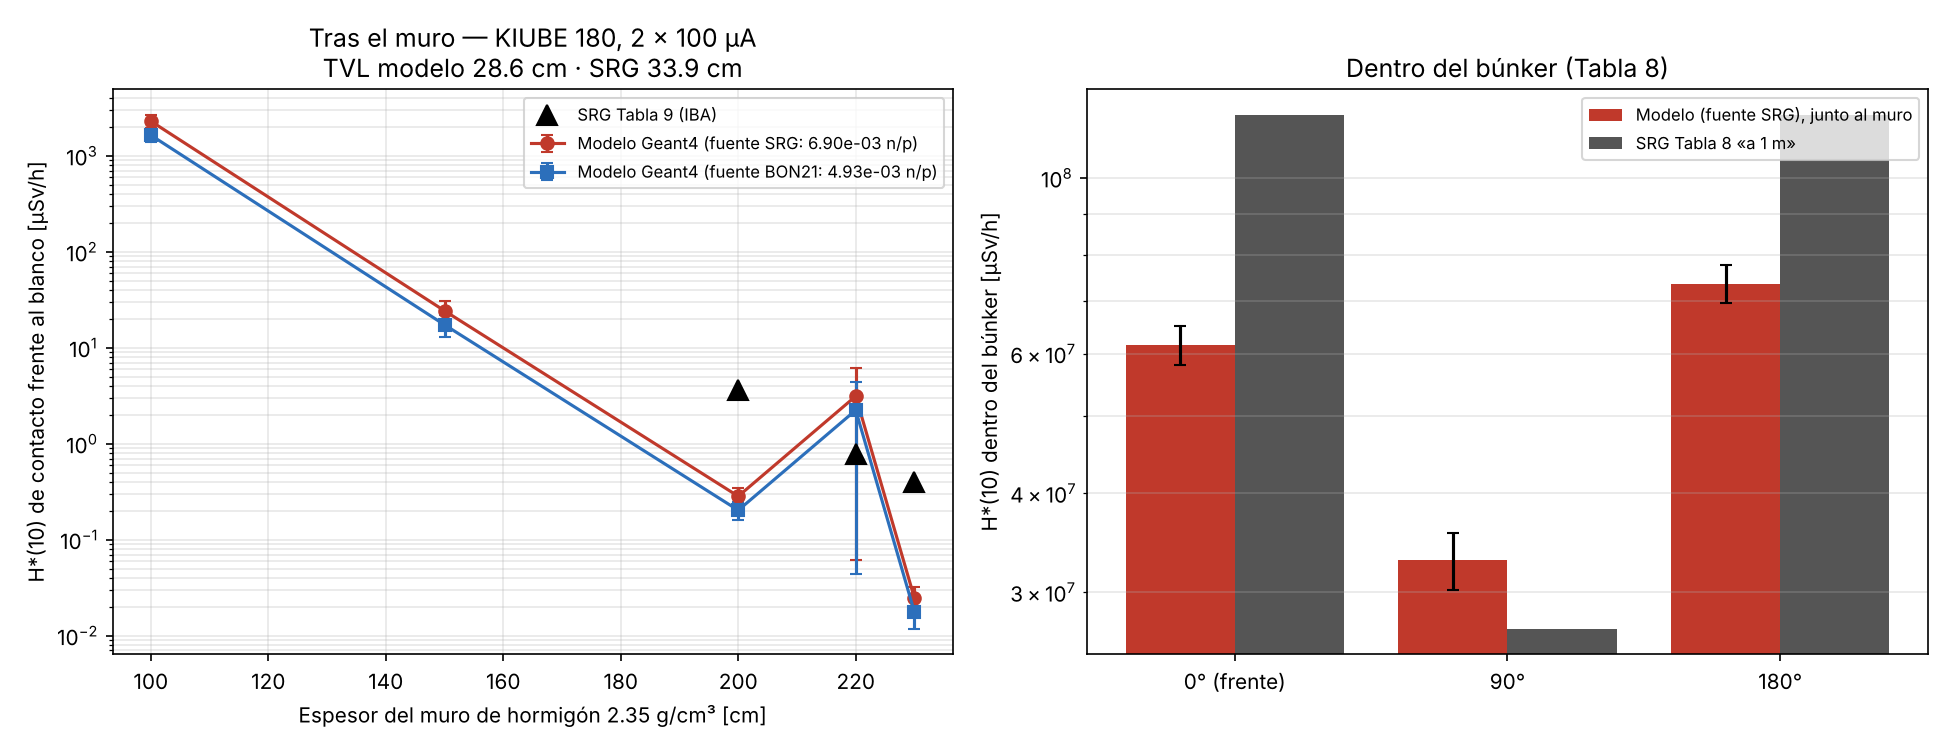

The Python source for this figure:
"""Benchmark de blindaje: Monte Carlo propio (Geant4, mc_benchmark/srg_bench) frente al SRG de IBA (MID 55672 Rev. G).
  Tabla 8: dosis a 1 m del ciclotrón dentro del búnker (0°, 90°, 180° respecto del blanco 18F), KIUBE 180 doble haz 2×100 µA.
  Tabla 9: dosis de contacto tras 200 / 220 / 230 cm de hormigón (2.35 g/cm³) frente al blanco.
Lee out/mc_srg/res/t<cm>_s<semilla>.txt y escribe validation/benchmark_srg.{json,png}.
Normalización de la fuente: BON21 (4.93e-3 n/p, FLUKA) y SRG (6.9e-3 n/p, IBA)."""
import glob, json, math, pathlib, re, sys
import numpy as np
ROOT = pathlib.Path(__file__).resolve().parents[1]; sys.path.insert(0, str(ROOT))
from kiube import load_params                                                    # noqa: E402

P, _ = load_params()
RES = ROOT / "out/mc_srg/res"
geo = json.load(open(ROOT / "out/mc_srg/geometria.json"))
I_target_uA = 100.0                                   # SRG Tabla 8/9: KIUBE 180 doble haz «2 × 100 µA»
pps = I_target_uA * 1e-6 / 1.602176634e-19           # protones/s por blanco
Y = {"BON21": geo["yield_BON21"], "SRG": geo["yield_SRG"]}
S = {k: 2 * pps * y for k, y in Y.items()}           # n/s totales (2 blancos)
to_uSv_h = {k: s * 3600 * 1e-6 for k, s in S.items()}   # pSv/n → µSv/h

SRG8 = {"frente_0deg_interior": 1.2e8, "lateral_90deg_interior": 2.7e7, "opuesto_180deg_interior": 1.2e8}
SRG9 = {200: 3.62, 220: 0.79, 230: 0.40}


def leer(f):
    hdr = open(f).readline()
    N = int(re.search(r"N (\d+)", hdr).group(1))
    out = {}
    for l in open(f):
        if l.startswith("#"):
            continue
        n, mN, s2N, mG, s2G, *_ = l.split()
        out[n] = dict(N=N, mN=float(mN), s2N=float(s2N), mG=float(mG), s2G=float(s2G))
    return out


def combinar(lst, comp):
    Nt = sum(d["N"] for d in lst)
    k = "m" + comp; k2 = "s2" + comp
    s = sum(d[k] * d["N"] for d in lst); s2 = sum(d[k2] for d in lst)
    m = s / Nt
    var = max(s2 / Nt - m * m, 0.0) / Nt
    return m, math.sqrt(var)


runs = {}
for f in sorted(glob.glob(str(RES / "t*_s*.txt"))):
    t = int(re.search(r"t(\d+)_s", f).group(1))
    runs.setdefault(t, []).append(leer(f))
if not runs:
    sys.exit("sin resultados en out/mc_srg/res")
dets = list(next(iter(runs.values()))[0].keys())
res = {"fuente": dict(I_por_blanco_uA=I_target_uA, blancos=2, n_por_s=S, n_por_p=Y,
                      espectro="BON21 (FLUKA), isótropo", fisica="Geant4 11.4.3 QGSP_BIC_HP, G4NDL 4.7.1",
                      dosis="H*(10), ICRP 74", vr="importancia geométrica, capas de 10 cm, f = 3 por capa"),
       "espesores": {}, "tabla8": {}, "tabla9": {}}
for t, lst in sorted(runs.items()):
    res["espesores"][t] = {}
    for d in dets:
        sub = [x[d] for x in lst]
        mN, eN = combinar(sub, "N"); mG, eG = combinar(sub, "G")
        res["espesores"][t][d] = dict(n_pSv=mN, n_err=eN, g_pSv=mG, g_err=eG, tot_pSv=mN + mG,
                                      tot_err=math.hypot(eN, eG), N=sum(x["N"] for x in sub))
# Tabla 8: detectores interiores — promedio ponderado por varianza sobre todos los espesores (casi no dependen de t)
for d in list(SRG8) + ["a_1m_del_blanco_0deg"]:
    vals = [(r[d]["tot_pSv"], r[d]["tot_err"]) for r in res["espesores"].values() if r[d]["tot_err"] > 0]
    w = [1 / e ** 2 for _, e in vals]
    m = sum(v * wi for (v, _), wi in zip(vals, w)) / sum(w); e = 1 / math.sqrt(sum(w))
    res["tabla8"][d] = {"modelo_pSv_por_n": m, "err": e,
                        **{f"modelo_uSv_h_{k}": m * c for k, c in to_uSv_h.items()},
                        "SRG_uSv_h": SRG8.get(d), "cociente_modelo_SRG_conYsrg": (m * to_uSv_h["SRG"] / SRG8[d]) if d in SRG8 else None}
# Tabla 9: detector exterior central (1 m × 1 m, 20 cm de aire, contacto con el muro)
for t, r in res["espesores"].items():
    c = r["exterior_tras_muro"]
    res["tabla9"][t] = {"modelo_pSv_por_n": c["tot_pSv"], "err_rel": c["tot_err"] / c["tot_pSv"] if c["tot_pSv"] else None,
                        "fraccion_gamma": c["g_pSv"] / c["tot_pSv"] if c["tot_pSv"] else None,
                        **{f"modelo_uSv_h_{k}": c["tot_pSv"] * v for k, v in to_uSv_h.items()},
                        "SRG_uSv_h": SRG9.get(t),
                        "cociente_modelo_SRG_conYsrg": (c["tot_pSv"] * to_uSv_h["SRG"] / SRG9[t]) if t in SRG9 else None}
# décimo-espesor (TVL) del modelo y del SRG
# v0.27: ajuste ponderado (1/σ relativa) sobre TODOS los espesores corridos; con solo 200/220/230 un evento gamma
# de peso alto (220 cm, ±98 %) movía el TVL de 25 a 34 cm
ts = np.array(sorted(res["espesores"])); dX = "exterior_tras_muro"
hs = np.array([res["espesores"][t][dX]["tot_pSv"] for t in ts]); es = np.array([res["espesores"][t][dX]["tot_err"] for t in ts])
ok = (hs > 0) & (es < hs)                                   # descarta casos con error relativo ≥ 100 %
if ok.sum() >= 2:
    # corrección geométrica 1/r² desde el blanco (r = distancia blanco–cara exterior)
    r_out = np.array([P["sitio"]["vault_min"][1] / 2 + 100 + t * 10 + 100 - geo["sources"][0]["pos_mm"][1] for t in ts]) / 1000
    a, b = np.polyfit(ts[ok], np.log10(hs[ok] * r_out[ok] ** 2), 1, w=hs[ok] / es[ok])
    res["TVL_modelo_cm"] = -1 / a
    res["TVL_ajuste"] = dict(espesores_cm=[int(t) for t in ts[ok]], ponderado="1/σ_rel", nota="corregido por 1/r²")
tS = np.array(sorted(SRG9)); hS = np.array([SRG9[t] for t in tS])
r_S = np.array([2.0 + 0.1 + t / 100 + 0.1 - geo["sources"][0]["pos_mm"][1] / 1000 for t in tS])
aS, _ = np.polyfit(tS, np.log10(hS * r_S ** 2), 1)
res["TVL_SRG_cm"] = -1 / aS
json.dump(res, open(ROOT / "validation/benchmark_srg.json", "w"), indent=1, ensure_ascii=False, default=float)

# ---------------------------------------------------------------- figura
import matplotlib; matplotlib.use("Agg")
import matplotlib.pyplot as plt
fig, ax = plt.subplots(1, 2, figsize=(13, 5))
for k, mk, col in (("SRG", "o", "#c0392b"), ("BON21", "s", "#2c6fbb")):
    y = np.array([res["tabla9"][t][f"modelo_uSv_h_{k}"] for t in ts])
    e = np.array([res["tabla9"][t]["err_rel"] or 0 for t in ts]) * y
    ax[0].errorbar(ts, y, yerr=e, fmt=mk + "-", color=col, capsize=3, label=f"Modelo Geant4 (fuente {k}: {Y[k]:.2e} n/p)")
ax[0].plot(tS, hS, "k^", ms=10, label="SRG Tabla 9 (IBA)")
ax[0].set_yscale("log"); ax[0].set_xlabel("Espesor del muro de hormigón 2.35 g/cm³ [cm]")
ax[0].set_ylabel("H*(10) de contacto frente al blanco [µSv/h]"); ax[0].grid(alpha=.3, which="both")
ax[0].set_title(f"Tras el muro — KIUBE 180, 2 × 100 µA\nTVL modelo {res.get('TVL_modelo_cm', float('nan')):.1f} cm · SRG {res['TVL_SRG_cm']:.1f} cm")
ax[0].legend(fontsize=8)
lab = {"frente_0deg_interior": "0° (frente)", "lateral_90deg_interior": "90°", "opuesto_180deg_interior": "180°"}
xs = np.arange(3)
mm = [res["tabla8"][d]["modelo_uSv_h_SRG"] for d in lab]; ee = [res["tabla8"][d]["err"] * to_uSv_h["SRG"] for d in lab]
ax[1].bar(xs - 0.2, mm, 0.4, yerr=ee, color="#c0392b", capsize=3, label="Modelo (fuente SRG), junto al muro")
ax[1].bar(xs + 0.2, [SRG8[d] for d in lab], 0.4, color="#555", label="SRG Tabla 8 «a 1 m»")
ax[1].set_xticks(xs); ax[1].set_xticklabels(lab.values()); ax[1].set_yscale("log")
ax[1].set_ylabel("H*(10) dentro del búnker [µSv/h]"); ax[1].set_title("Dentro del búnker (Tabla 8)"); ax[1].legend(fontsize=8)
ax[1].grid(alpha=.3, which="both", axis="y")
fig.tight_layout(); fig.savefig(ROOT / "validation/benchmark_srg.png", dpi=150)
print(json.dumps({"tabla8": res["tabla8"], "tabla9": res["tabla9"], "TVL_modelo_cm": res.get("TVL_modelo_cm"),
                  "TVL_SRG_cm": res["TVL_SRG_cm"]}, indent=1, ensure_ascii=False, default=float))
